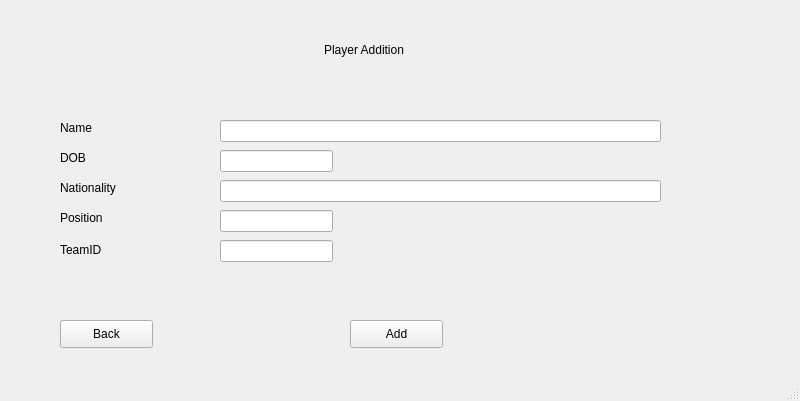
<?xml version="1.0" encoding="UTF-8"?>
<ui version="4.0">
 <class>MainWindow</class>
 <widget class="QMainWindow" name="MainWindow">
  <property name="geometry">
   <rect>
    <x>0</x>
    <y>0</y>
    <width>800</width>
    <height>401</height>
   </rect>
  </property>
  <property name="windowTitle">
   <string>MainWindow</string>
  </property>
  <widget class="QWidget" name="centralwidget">
   <widget class="QLabel" name="label">
    <property name="geometry">
     <rect>
      <x>324</x>
      <y>40</y>
      <width>81</width>
      <height>20</height>
     </rect>
    </property>
    <property name="text">
     <string>Player Addition</string>
    </property>
   </widget>
   <widget class="QLabel" name="label_2">
    <property name="geometry">
     <rect>
      <x>60</x>
      <y>120</y>
      <width>55</width>
      <height>16</height>
     </rect>
    </property>
    <property name="text">
     <string>Name</string>
    </property>
   </widget>
   <widget class="QLabel" name="label_3">
    <property name="geometry">
     <rect>
      <x>60</x>
      <y>150</y>
      <width>55</width>
      <height>16</height>
     </rect>
    </property>
    <property name="text">
     <string>DOB</string>
    </property>
   </widget>
   <widget class="QLabel" name="label_4">
    <property name="geometry">
     <rect>
      <x>60</x>
      <y>180</y>
      <width>71</width>
      <height>16</height>
     </rect>
    </property>
    <property name="text">
     <string>Nationality</string>
    </property>
   </widget>
   <widget class="QLabel" name="label_5">
    <property name="geometry">
     <rect>
      <x>60</x>
      <y>210</y>
      <width>55</width>
      <height>16</height>
     </rect>
    </property>
    <property name="text">
     <string>Position</string>
    </property>
   </widget>
   <widget class="QLabel" name="label_7">
    <property name="geometry">
     <rect>
      <x>60</x>
      <y>240</y>
      <width>55</width>
      <height>20</height>
     </rect>
    </property>
    <property name="text">
     <string>TeamID</string>
    </property>
   </widget>
   <widget class="QLineEdit" name="lineEdit">
    <property name="geometry">
     <rect>
      <x>220</x>
      <y>120</y>
      <width>441</width>
      <height>22</height>
     </rect>
    </property>
   </widget>
   <widget class="QLineEdit" name="lineEdit_2">
    <property name="geometry">
     <rect>
      <x>220</x>
      <y>150</y>
      <width>113</width>
      <height>22</height>
     </rect>
    </property>
   </widget>
   <widget class="QLineEdit" name="lineEdit_3">
    <property name="geometry">
     <rect>
      <x>220</x>
      <y>180</y>
      <width>441</width>
      <height>22</height>
     </rect>
    </property>
   </widget>
   <widget class="QLineEdit" name="lineEdit_4">
    <property name="geometry">
     <rect>
      <x>220</x>
      <y>210</y>
      <width>113</width>
      <height>22</height>
     </rect>
    </property>
   </widget>
   <widget class="QLineEdit" name="lineEdit_5">
    <property name="geometry">
     <rect>
      <x>220</x>
      <y>240</y>
      <width>113</width>
      <height>22</height>
     </rect>
    </property>
   </widget>
   <widget class="QPushButton" name="pushButton">
    <property name="geometry">
     <rect>
      <x>350</x>
      <y>320</y>
      <width>93</width>
      <height>28</height>
     </rect>
    </property>
    <property name="text">
     <string>Add</string>
    </property>
   </widget>
   <widget class="QPushButton" name="pushButton_2">
    <property name="geometry">
     <rect>
      <x>60</x>
      <y>320</y>
      <width>93</width>
      <height>28</height>
     </rect>
    </property>
    <property name="text">
     <string>Back</string>
    </property>
   </widget>
  </widget>
  <widget class="QMenuBar" name="menubar">
   <property name="geometry">
    <rect>
     <x>0</x>
     <y>0</y>
     <width>800</width>
     <height>26</height>
    </rect>
   </property>
  </widget>
  <widget class="QStatusBar" name="statusbar"/>
 </widget>
 <resources/>
 <connections/>
</ui>
